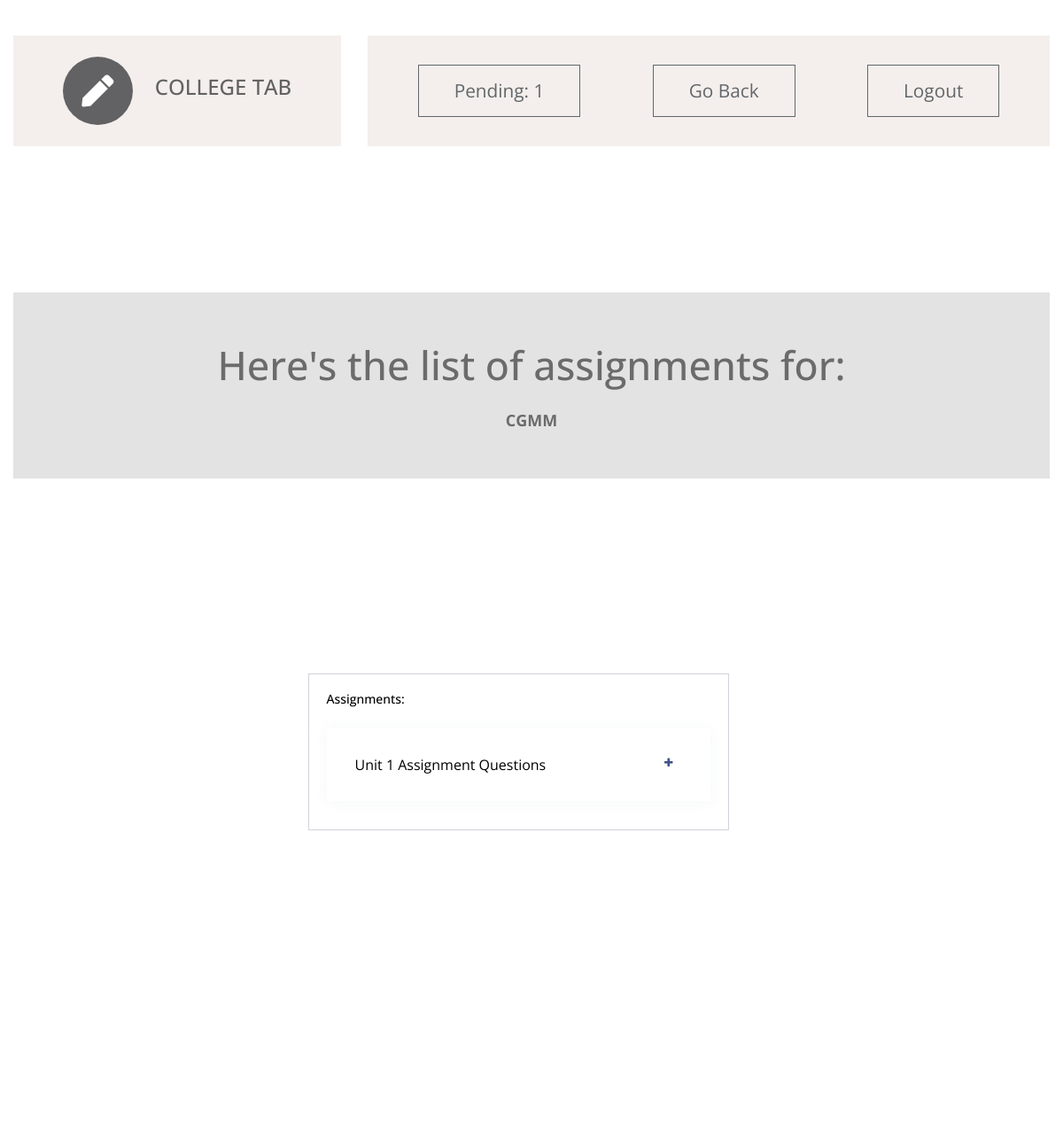
/s_dashboard/s_sub_assign/0103IT181055/IT-601 (signed in), run on an earlier commit of the app's database.
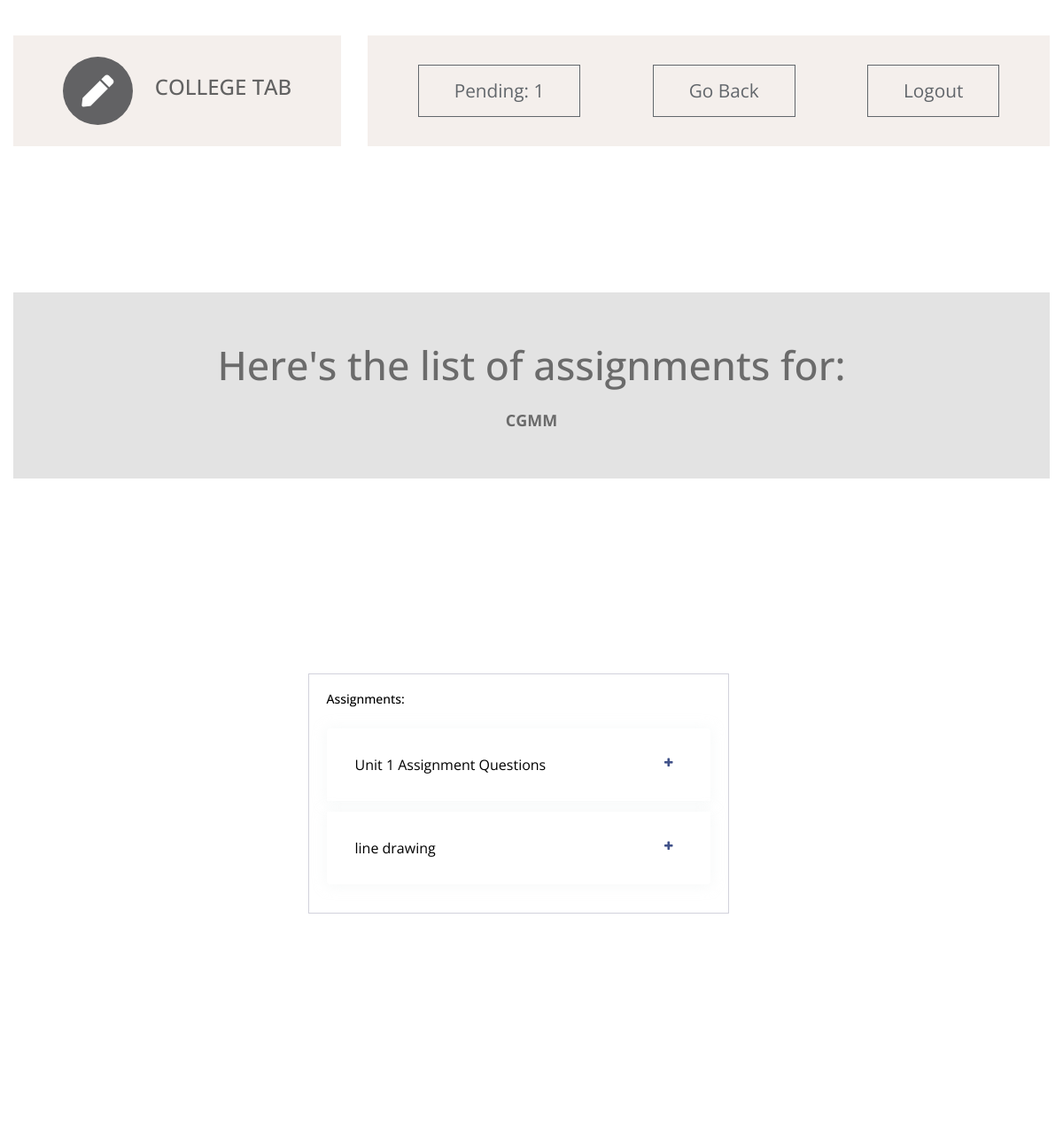
And on a later commit of the database.
### ctapp/models.py (models this page shows, shortened)
class subject(models.Model):
    subject_code = models.CharField(max_length = 8,primary_key = True)
    name = models.CharField(max_length = 30)
    branch = models.CharField(max_length=20, choices=BRANCH_CHOICES, default='IT')
    sem = models.CharField(max_length = 20,choices = SEMESTER_CHOICES,default = '6')

class assignment(models.Model):
    c_id  = models.ForeignKey(Class,on_delete=models.CASCADE)       #class id
    s_id = models.ForeignKey(subject,on_delete=models.CASCADE)  #subject id
    t_id = models.ForeignKey(teacher,on_delete=models.CASCADE)  #teacher id
    topic = models.CharField(max_length=50)
    last_date = models.DateField()
    assignfile = models.FileField(upload_to=get_directory_for_assignment_details,default="p.pdf")

### ctapp/views.py (the view)
# urls.py: path('s_sub_assign/<str:id>/<str:sub_id>', views.student_subject_assign, name='s_subject_assignment_list'),
@login_required(login_url='s_login/')
def student_subject_assign(request,id,sub_id):           # to list assignements given subject and class
    template = loader.get_template('student_dashboard_subject_assignments.html')
    current_student = student.objects.get(enrollment_number=id)
    current_subject = subject.objects.get(subject_code=sub_id)
    assignment = get_assignments(current_student,current_subject)
    if assignment:
         context = {'student':current_student,'assignment_list':assignment,'subject':current_subject,'error':''}
    else:
        error="No teacher is assigned for this subject yet."
        context={'error':error,'student':current_student,'subject':current_subject}
    return HttpResponse(template.render(context, request))

### ctapp/views.py (called while the page is built)
def get_assignments(student,subject):
    sem = student.sem
    sec = student.sec
    try:
        curr_class = Class.objects.filter(sem=sem).get(sec=sec)
        curr_teacher = teacher_assign.objects.filter(c_id=curr_class).get(s_id=subject)
        return assignment.objects.filter(c_id=curr_class).filter(s_id=subject)
    except assignment.DoesNotExist:
        return 'No assignments'.list()
    except teacher_assign.DoesNotExist:
        return False

### ctapp/templates/student_dashboard_subject_assignments.html (shortened to what this page needs)
<!DOCTYPE html>
<html lang="en">
{% load static %}
  <head>
    <link rel="stylesheet" href="{% static 'css/all.min.css' %}" />
    <link rel="stylesheet" href="{% static 'css/bootstrap.min.css' %}" />
    <link rel="stylesheet" href="{% static 'css/templatemo-style.css' %}" />
    <link rel="stylesheet" href='https://cdnjs.cloudflare.com/ajax/libs/font-awesome/4.0.3/css/font-awesome.css' />
  </head>
  <body id="assignmentPage">
    <div class="parallax-window" data-parallax="scroll" data-image-src="{% static 'img/std_assignments.jpg' %}">
      <div class="container-fluid">
        <div class="row tm-brand-row">
          <div class="col-lg-4 col-11">
            <div class="tm-brand-container tm-bg-white-transparent">
              <i class="fas fa-2x fa-pen tm-brand-icon"></i>
              <div class="tm-brand-texts">
                <h1 class="text-uppercase tm-brand-name">College Tab</h1>
              </div>
            </div>
          </div>
          <div class="col-lg-8 col-1">
            <div class="tm-nav">
              <nav
                class="navbar navbar-expand-lg navbar-light tm-bg-white-transparent tm-navbar">
                <div class="collapse navbar-collapse" id="navbarNav">
                  <ul class="navbar-nav">
                    <li class="nav-item">
                      <a href="#assignments" class="btn btn-outline-dark">Pending: 1</a>
                    </li>
                    <li class="nav-item">
                      <a href="{% url 'student:s_db' student.enrollment_number %}" class="btn btn-outline-dark">Go Back</a>
                    </li>
                    <li class="nav-item">
                      <a class="btn btn-outline-dark" href="{% url 's_logout' %}">Logout</a>
                    </li>
                  </ul>
                </div>
              </nav>
            </div>
          </div>
        </div>
        <section class="row" id="tmServices">
            <div class="col-12">
               <div class="parallax-window tm-services-parallax-header tm-testimonials-parallax-header"
                    data-parallax="scroll"
                    data-z-index="101"
                    data-image-src="{% static 'img/colors.jpg' %}">
                    <div class="text-center tm-services-header tm-testimonials-header" style="background-color:#E3E3E3";>
                       <h2 class="tm-services-page-title tm-testimonials-page-title">Here's the list of assignments for:</h2>
                       <p class="tm-services-description mb-0">
                           <b>{{subject.name}}  </b>
                       </p>
                   </div>
               </div>
            </div>
            <div class="page-content page-container" id="page-content">
              <div class="padding">
                  <div class="row container d-flex justify-content-center">
                      <div class="col-lg-6 grid-margin stretch-card">
                          <div class="card">
                              <div class="card-body">
                                  <h4 class="card-title">Assignments:</h4>
                                  <div class="mt-4">
                                      <div class="accordion" id="accordion" role="tablist">
                                        {% for a in assignment_list %}
                                          <div class="card">
                                              <div class="card-header" role="tab" id="heading-1">
                                                  <h6 class="mb-0"><a data-toggle="collapse" href="#open" aria-expanded="false" aria-controls="collapse-1" data-abc="true" class="collapsed">{{a.topic}}</a></h6>
                                              </div>
                                          </div>
                                          {% endfor %}
                                      </div>
                                  </div>
                              </div>
                          </div>
                      </div>
                  </div>
              </div>
          </div>
         <footer class="row">
            <p class="col-12 text-white text-center tm-copyright-text">
            </p>
          </footer>
        </div>
      </div>
    </body>
  </html>

### ctapp/static/css/templatemo-style.css (style rules this page uses)
html { scroll-behavior: smooth; }
body { font-family: "Open Sans", Arial, Helvetica, sans-serif; font-size: 18px; font-weight: 400; color: #6b6b6b; overflow-x: hidden; }
a, button { transition: all 0.3s ease; }
.container-fluid { max-width: 1310px; }
.parallax-window { min-height: 1100px; background: transparent; }
.tm-bg-white-transparent { background-color: rgba(255, 255, 255, 0.8); }
.tm-brand-row { align-items: center; padding-top: 40px; padding-bottom: 28px; }
.tm-brand-container { max-width: 500px; height: 125px; display: flex; align-items: center; justify-content: center; }
.tm-brand-icon { width: 79px; height: 77px; display: flex; align-items: center; justify-content: center; background-color: #333436; color: white; border-radius: 50%; margin-right: 25px; }
.tm-brand-name { font-size: 1.5rem; color: #333333; }
.tm-navbar { max-width: 840px;min-height: 125px;justify-content:; }
.tm-navbar .navbar-nav { width: 100%; display: flex; align-items: center; justify-content: space-around; }
.nav-item { position: relative; }
.btn { border-radius: 0; padding: 13px 40px; font-size: 1.3rem; }
p { line-height: 1.7; }
.tm-copyright-text { font-size: 1rem; padding-top: 50px; padding-bottom: 45px; }
.tm-bg-white-transparent { background-color: #F2EBE7;; opacity: 0.77; color: #F4F3F2; font-weight: bold; }
.text-center { align-self: center; }
.padding { padding: 5rem }
.page-content { height:500px; width:1260px; color:black; opacity: 1; }
.card { box-shadow: none; -webkit-box-shadow: none; -moz-box-shadow: none; -ms-box-shadow: none }
.card { position: relative; display: flex; flex-direction: column; min-width: 0; word-wrap: break-word; background-color: #fff; background-clip: border-box; border: 1px solid #d2d2dc; border-radius: 0 }
.card .card-title { color: #000000; margin-bottom: 0.625rem; text-transform: capitalize; font-size: 0.875rem; font-weight: 500 }
.accordion .card:first-of-type { border-bottom: 0; border-bottom-right-radius: 0; border-bottom-left-radius: 0 }
.accordion .card { margin-bottom: .75rem; box-shadow: 0px 1px 15px 1px rgba(230, 234, 236, 0.35); border-radius: .25rem; border: none }
.accordion .card .card-header { background-color: transparent; border: none; padding: 2rem }
.card-header:first-child { border-radius: calc(0.25rem - 1px) calc(0.25rem - 1px) 0 0 }
.accordion .card .card-header * { font-weight: 400; font-size: 1rem }
.mb-0, .my-0 { margin-bottom: 0 !important }
.accordion .card .card-header a { display: block; color: inherit; text-decoration: none; font-size: inherit; position: relative; -webkit-transition: color 0.5s ease; -moz-transition: color 0.5s ease; -ms-transition: color 0.5s ease; -o-transition: color 0.5s ease; transition: color 0.5s ease; padding-right: 1.5rem }
.accordion .card .card-header a[aria-expanded="false"]:before { content: "\f067" }
.accordion .card .card-header a:before { position: absolute; right: 7px; top: 0; font-size: 18px; display: block; font-family: FontAwesome; display: inline-block; padding-right: 3px; font-size: .756em; color: #405189 }
.tm-services-parallax-header { min-height: 700px; display: flex; align-items: center; margin-top: 42px; margin-bottom: 22px; }
.tm-services-header { position: relative; z-index: 102; width: 100%; padding: 85px 15px 37px 15px; }
.tm-services-page-title { font-size: 2.8rem; padding-bottom: 37px; }
.tm-testimonials-header { padding: 55px 15px 50px; }
.tm-testimonials-page-title { padding-bottom: 0; margin-bottom: 20px; }
.tm-testimonials-parallax-header { min-height: 400px; margin-bottom: 45px; }

What changed in the data, as far as the page shows it:
added assignment: topic "line drawing"
